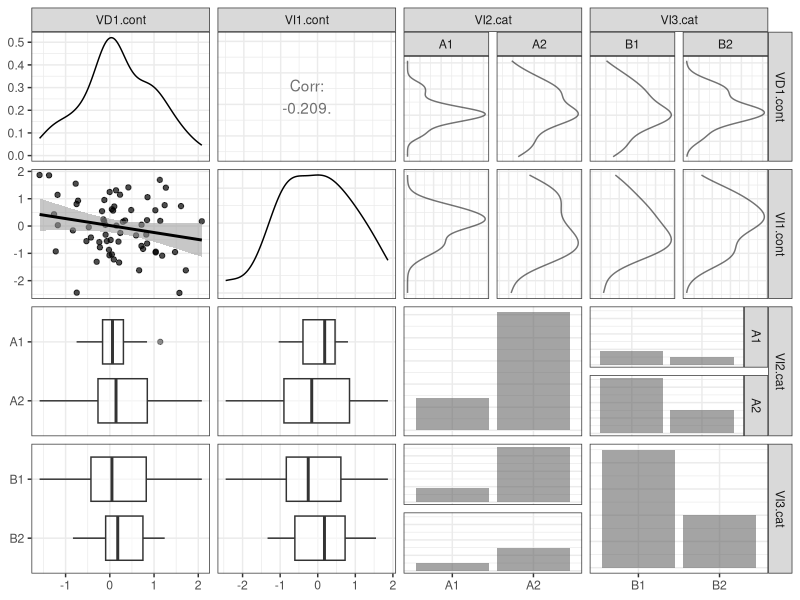

Write the R code that produced this figure.
## ---- chunk 1
set.seed(4321)
my_data <- data.frame(
  VD1.cont = rnorm(65),
  VI1.cont = rnorm(65),
  VI2.cat = rbinom(65, 1, 0.8),
  VI3.cat = rbinom(65, 1, 0.4))
my_data$VI2.cat <- factor(my_data$VI2.cat); levels(my_data$VI2.cat) <- c("A1", "A2")
my_data$VI3.cat <- factor(my_data$VI3.cat); levels(my_data$VI3.cat) <- c("B1", "B2")
## ---- chunk 2
library(GGally)
ggpairs(data = my_data,
        lower = list(continuous = wrap("smooth", alpha = 0.7), combo = "box_no_facet"),
        upper = list(combo = "facetdensity", discrete = "facetbar"), 
        mapping = aes(alpha = 0.8)) + theme_bw()
